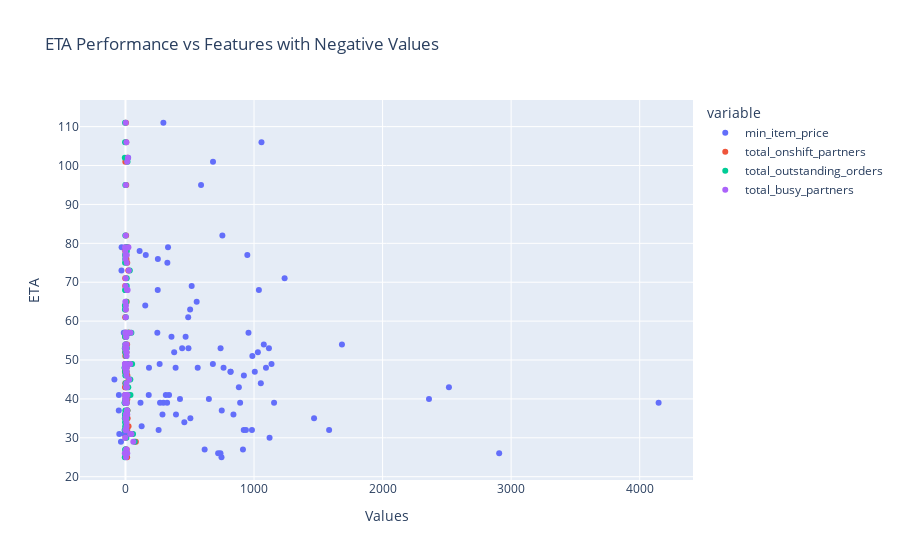

Here is the notebook cell this chart was saved with:
### Markdown cell above
**Observe**
- Outliers observed in total_items, max_item_price and subtotal most.

### Code cell
from pyspark.sql.functions import col
import plotly.express as px
from plotly.offline import iplot
import plotly.io as pio

pio.renderers.default = "jupyterlab+png"

negative_cols = ['min_item_price','total_onshift_partners','total_outstanding_orders','total_busy_partners']
negative_pd_df = df.filter( (col('min_item_price')<0) | (col('total_onshift_partners')<0)  | (col('total_outstanding_orders')<0) 
          | (col('total_busy_partners')<0)  ).select(*negative_cols+['eta']).dropna().toPandas()

melted_df = negative_pd_df.melt(id_vars=['eta'], value_vars=negative_cols, var_name='variable', value_name='value')

fig = px.scatter(melted_df, x='value', y='eta',color='variable',title='ETA Performance vs Features with Negative Values')
fig.update_layout(xaxis_title='Values', yaxis_title='ETA')
fig.show()

### Figure 1 — Plotly figure (JSON) as saved in the notebook; plotly's stock layout.template omitted (floating-point values rounded to 4 significant figures)
{"data": [{"hovertemplate": "variable=min_item_price<br>value=%{x}<br>eta=%{y}<extra></extra>", "legendgroup": "min_item_price", "marker": {"color": "#636efa", "symbol": "circle"}, "mode": "markers", "name": "min_item_price", "orientation": "v", "showlegend": true, "type": "scatter", "x": [-86, -1, 840, 1238, 1116, 892, 158, 393, 441, 754, 984, 680, 554, 987, 681, 2907, 258, 126, -35, -48, 1058, 295, 4147, 818, 562, 424, 331, 1136, 339, 379, 1684, 1093, 468, 1076, 183, -31, 490, 763, 324, 505, 747, 817, -13, 326, 117, 948, 921, -30, 288, 458, 914, 739, 488, 110, 269, -9, -7, 721, 1584, 251, 295, 181, 154, 390, 882, 616, 920, 749, 1030, 2361, 1053, 503, 649, 588, -6, 21, 248, -51, 358, 1467, 252, 1156, 1006, 1038, 314, -52, 1121, 515, 957, 740, 266, 2516, 937], "xaxis": "x", "y": [45, 49, 36, 71, 53, 39, 77, 36, 53, 82, 32, 49, 65, 51, 101, 26, 32, 33, 29, 31, 106, 39, 39, 47, 48, 40, 79, 49, 41, 52, 54, 48, 56, 54, 48, 73, 53, 48, 39, 35, 25, 47, 57, 75, 39, 77, 46, 79, 36, 34, 27, 26, 61, 78, 39, 57, 31, 26, 32, 68, 111, 41, 64, 48, 43, 27, 32, 37, 52, 40, 44, 63, 40, 95, 31, 102, 57, 41, 56, 35, 76, 39, 47, 68, 41, 37, 30, 69, 57, 53, 49, 43, 32], "yaxis": "y"}, {"hovertemplate": "variable=total_onshift_partners<br>value=%{x}<br>eta=%{y}<extra></extra>", "legendgroup": "total_onshift_partners", "marker": {"color": "#EF553B", "symbol": "circle"}, "mode": "markers", "name": "total_onshift_partners", "orientation": "v", "showlegend": true, "type": "scatter", "x": [24, 33, 11, -2, 1, -2, 7, 9, 0, 5, 5, -1, 10, -1, -1, 9, 6, 24, 81, 36, 6, 6, 9, -1, 2, 6, 5, 2, -3, -2, 2, 0, 2, 13, 4, 22, 5, 9, 5, 11, 13, 9, 29, 14, 3, 1, 15, 18, 8, 6, 3, 9, -2, -2, -2, 28, 49, 7, 5, 5, 4, 9, -2, -2, -2, 10, -2, 14, 8, 7, -1, 2, 15, 6, 49, 13, 8, 21, -2, 17, 8, 10, -4, 12, 14, 15, 0, -2, 2, -1, 8, -2, 14], "xaxis": "x", "y": [45, 49, 36, 71, 53, 39, 77, 36, 53, 82, 32, 49, 65, 51, 101, 26, 32, 33, 29, 31, 106, 39, 39, 47, 48, 40, 79, 49, 41, 52, 54, 48, 56, 54, 48, 73, 53, 48, 39, 35, 25, 47, 57, 75, 39, 77, 46, 79, 36, 34, 27, 26, 61, 78, 39, 57, 31, 26, 32, 68, 111, 41, 64, 48, 43, 27, 32, 37, 52, 40, 44, 63, 40, 95, 31, 102, 57, 41, 56, 35, 76, 39, 47, 68, 41, 37, 30, 69, 57, 53, 49, 43, 32], "yaxis": "y"}, {"hovertemplate": "variable=total_outstanding_orders<br>value=%{x}<br>eta=%{y}<extra></extra>", "legendgroup": "total_outstanding_orders", "marker": {"color": "#00cc96", "symbol": "circle"}, "mode": "markers", "name": "total_outstanding_orders", "orientation": "v", "showlegend": true, "type": "scatter", "x": [38, 52, -2, 10, 3, 1, -2, -1, 9, -1, 7, 6, 6, 5, 16, 5, -6, -2, 72, 43, -3, 8, -5, 7, -6, 3, 3, 12, 16, 5, 5, 6, -3, -1, -6, 34, -5, -1, -6, 11, -5, -3, 22, -3, -6, -1, -1, 12, -4, -3, -1, -2, 3, 11, 2, 46, 59, 10, -5, -1, -3, 4, -4, -1, 22, -1, -3, -1, -1, -1, 1, -4, 8, -1, 37, -5, -3, 39, 6, -5, -2, -1, 3, -2, 0, 15, 7, 10, 23, 10, 8, 6, -1], "xaxis": "x", "y": [45, 49, 36, 71, 53, 39, 77, 36, 53, 82, 32, 49, 65, 51, 101, 26, 32, 33, 29, 31, 106, 39, 39, 47, 48, 40, 79, 49, 41, 52, 54, 48, 56, 54, 48, 73, 53, 48, 39, 35, 25, 47, 57, 75, 39, 77, 46, 79, 36, 34, 27, 26, 61, 78, 39, 57, 31, 26, 32, 68, 111, 41, 64, 48, 43, 27, 32, 37, 52, 40, 44, 63, 40, 95, 31, 102, 57, 41, 56, 35, 76, 39, 47, 68, 41, 37, 30, 69, 57, 53, 49, 43, 32], "yaxis": "y"}, {"hovertemplate": "variable=total_busy_partners<br>value=%{x}<br>eta=%{y}<extra></extra>", "legendgroup": "total_busy_partners", "marker": {"color": "#ab63fa", "symbol": "circle"}, "mode": "markers", "name": "total_busy_partners", "orientation": "v", "showlegend": true, "type": "scatter", "x": [29, 36, 14, 2, -1, 5, 10, 7, -1, 2, -1, 6, -1, 9, 13, -1, 6, 8, 61, 36, 7, -1, -2, 4, 5, -1, -3, -4, 0, 8, -1, -4, 5, 9, 0, 26, 8, 10, 4, -1, 4, 8, 17, 10, 5, 0, 8, 23, 2, 7, 9, 14, 3, -1, 2, 40, 47, -5, 7, 12, 2, -3, 4, 6, 12, 5, 3, 11, 7, 9, 7, 3, -1, 3, 41, 19, 5, 16, 6, 5, 0, 11, 7, 17, -1, 13, -1, 1, -2, 5, -2, 5, 3], "xaxis": "x", "y": [45, 49, 36, 71, 53, 39, 77, 36, 53, 82, 32, 49, 65, 51, 101, 26, 32, 33, 29, 31, 106, 39, 39, 47, 48, 40, 79, 49, 41, 52, 54, 48, 56, 54, 48, 73, 53, 48, 39, 35, 25, 47, 57, 75, 39, 77, 46, 79, 36, 34, 27, 26, 61, 78, 39, 57, 31, 26, 32, 68, 111, 41, 64, 48, 43, 27, 32, 37, 52, 40, 44, 63, 40, 95, 31, 102, 57, 41, 56, 35, 76, 39, 47, 68, 41, 37, 30, 69, 57, 53, 49, 43, 32], "yaxis": "y"}], "layout": {"legend": {"title": {"text": "variable"}, "tracegroupgap": 0}, "title": {"text": "ETA Performance vs Features with Negative Values"}, "xaxis": {"anchor": "y", "domain": [0, 1], "title": {"text": "Values"}}, "yaxis": {"anchor": "x", "domain": [0, 1], "title": {"text": "ETA"}}}}
